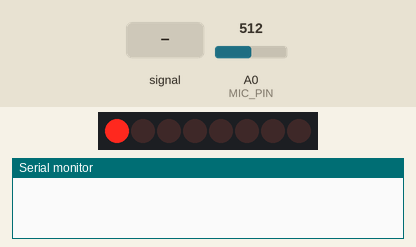
Simulated run of this sketch. Board: Arduino Uno, built with avr-gcc and run on an emulated ATmega328P. Shown: 8 shift-register outputs drawn as a row of LEDs (first output left, lit = HIGH), the last lines printed to the serial monitor. Wiring (inferred from the names in the program): shift register (74HC595): data pin 11; shift clock pin 12; latch pin 8. Wiring (inferred from the signals the program sends): row of LEDs: on Q0, Q1, Q2, Q3, Q4, Q5, Q6, Q7. The inputs (shaded band) are chosen by the test bench; at power-on: A0 (MIC_PIN) = 512.

Above: at 1.27 s.
2.6 s: A0 (MIC_PIN) fed a 50 Hz sine of ±306 counts around its level
At 2.74 s:
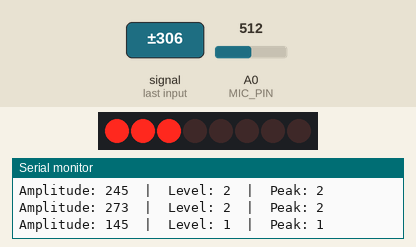
4.3 s: A0 (MIC_PIN) set to 716
At 5.1 s:
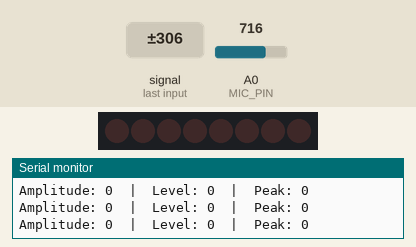
7.3 s: A0 (MIC_PIN) fed a 200 Hz sine of ±81 counts around its level
At 7.8 s:
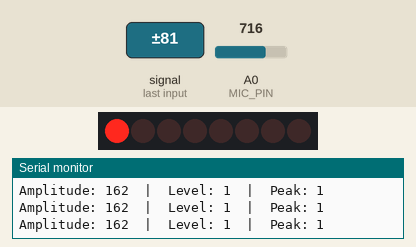
10.3 s: A0 (MIC_PIN) fed a 2 Hz sine of ±306 counts around its level
At 11.1 s:
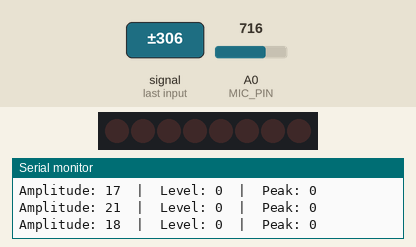
Timing chart, 0 to 13.3 s (numbered marks = the images above; inputs shaded):
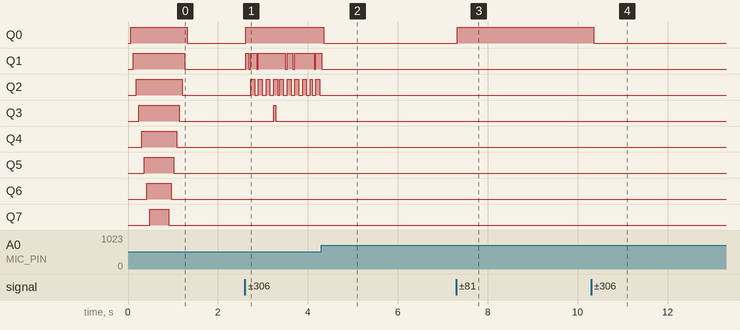

The sketch:

Code.ino
```cpp
const int DATA_PIN  = 11;
const int LATCH_PIN = 8;
const int CLOCK_PIN = 12;
const int MIC_PIN   = A0;

const int SAMPLES     = 50;
const int NOISE_FLOOR = 8;    // Silence threshold
const int MAX_AMP     = 900;
const int DECAY_RATE  = 1;    // How fast LEDs drop (1 = slow, 2 = faster,...)

int peakLevel = 0;  // Holds the highest recent level

const byte BAR[9] = {
  0b00000000,  // 0 LEDs
  0b00000001,  // 1 LED
  0b00000011,  // 2 LEDs
  0b00000111,  // 3 LEDs
  0b00001111,  // 4 LEDs
  0b00011111,  // 5 LEDs
  0b00111111,  // 6 LEDs
  0b01111111,  // 7 LEDs
  0b11111111   // 8 LEDs --> all ON at loud sound
};

void updateLEDs(byte pattern) {
  digitalWrite(LATCH_PIN, LOW);
  shiftOut(DATA_PIN, CLOCK_PIN, MSBFIRST, pattern);
  digitalWrite(LATCH_PIN, HIGH);
}

int getAmplitude() {
  int maxVal = 0, minVal = 1023;
  for (int i = 0; i < SAMPLES; i++) {
    int s = analogRead(MIC_PIN);
    if (s > maxVal) maxVal = s;
    if (s < minVal) minVal = s;
  }
  int amplitude = maxVal - minVal;
  return amplitude;
}

void setup() {
  pinMode(DATA_PIN,  OUTPUT);
  pinMode(LATCH_PIN, OUTPUT);
  pinMode(CLOCK_PIN, OUTPUT);
  Serial.begin(9600);

  // Startup animation
  for (int i = 0; i <= 8; i++) { updateLEDs(BAR[i]); delay(60); }
  delay(300);
  for (int i = 8; i >= 0; i--) { updateLEDs(BAR[i]); delay(60); }
}

void loop() {
  int amplitude = getAmplitude();

  // removing noise
  if (amplitude < NOISE_FLOOR) amplitude = 0;

  // map amplitude to LED level
  int level = map(amplitude, 0, MAX_AMP, 0, 8);
  level = constrain(level, 0, 8);

  // Peak-hold with decay
  // If new level is HIGHER --> jump instantly
  // If new level is LOWER --> drop slowly by DECAY_RATE
  if (level >= peakLevel) {
    peakLevel = level;          // Rise instantly
  } else {
    peakLevel -= DECAY_RATE;    // Fall slowly
    if (peakLevel < 0) peakLevel = 0;
  }

  updateLEDs(BAR[peakLevel]);

  Serial.print("Amplitude: ");
  Serial.print(amplitude);
  Serial.print("  |  Level: ");
  Serial.print(level);
  Serial.print("  |  Peak: ");
  Serial.println(peakLevel);

  delay(20);
}


/* PROGRAM TO CHECK MAX VALUE OF AMPLITUDE */


// const int mic_pin = A1;
// const int samples = 50;

// void setup(){
//   Serial.begin(9600);
// }

// void loop() {
//   int maxVal = 0, minVal = 1023;
//   for (int i = 0; i < samples; i++) {
//     int s = analogRead(mic_pin);
//     if (s > maxVal) maxVal = s;
//     if (s < minVal) minVal = s;
//   }
//   int amplitude = maxVal - minVal;
//   Serial.print("Amplitude: ");
//   Serial.println(amplitude);
//   delay(50);
// }
```

Measured:
- after the input at 2.6 s, Q0: LOW → HIGH at once; Q2: alternates HIGH for 0.09 s and LOW for 0.09 s, starting after 0.13 s; Q3: LOW → HIGH after 0.64 s, → LOW 0.04 s later
- after the input at 7.3 s, Q0: LOW → HIGH at once
- after the input at 10.3 s, Q0: HIGH → LOW after 0.05 s
